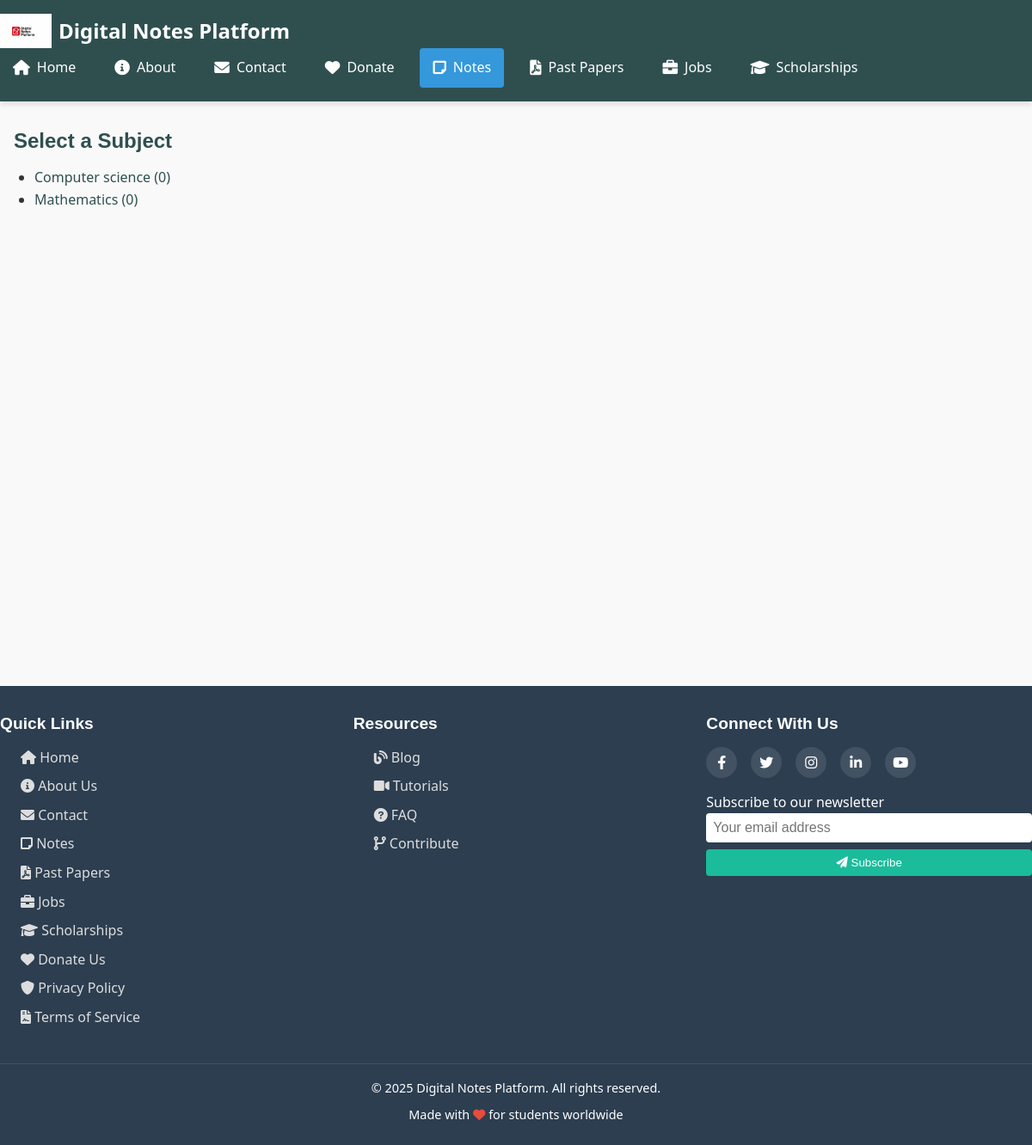
/notes.php, run on the app's committed database.
### tables this page shows
CREATE TABLE `subjects` (
  `id` int(11) NOT NULL,
  `name` varchar(255) NOT NULL
);

### notes.php (the view, shortened to what this page needs)
<?php
include 'header.php';
try {
    $db = new PDO("mysql:host=localhost;dbname=notes_platform", "root", "");
    $db->setAttribute(PDO::ATTR_ERRMODE, PDO::ERRMODE_EXCEPTION);
    $subjects = $db->query("
        SELECT s.*, COUNT(n.id) as notes_count
        FROM subjects s
        LEFT JOIN notes n ON s.id = n.subject_id
        GROUP BY s.id
        ORDER BY s.name
    ")->fetchAll(PDO::FETCH_ASSOC);
    $selectedSubject = null;
    $subjectNotes = [];
} catch (PDOException $e) {
    $_SESSION['error'] = "Database error: " . $e->getMessage();
    header("Location: notes.php");
    exit;
}
?>
<div class="container">
    <?php if ($selectedSubject): ?>
        <h2><?= htmlspecialchars($selectedSubject['name']) ?> Notes</h2>
        <?php if (empty($subjectNotes)): ?>
            <p>No notes found for this subject.</p>
        <?php else: ?>
            <div class="notes-grid">
                <?php foreach ($subjectNotes as $note): ?>
                    <div class="note-card">
                        <h4><?= htmlspecialchars($note['title']) ?></h4>
                        <?php if (!empty($note['content'])): ?>
                            <div class="note-preview-scroll">
                                <?= nl2br(htmlspecialchars($note['content'])) ?>
                            </div>
                            <?php if (strlen($note['content']) > 200): ?>
                                <a href="#" onclick="openNoteViewer(`<?= htmlspecialchars($note['title']) ?>`, `<?= nl2br(htmlspecialchars($note['content'])) ?>`); return false;" class="btn-view">🔍 View Fullscreen</a>
                            <?php endif; ?>
                        <?php endif; ?>
                        <div class="note-meta">
                            <span><?= date('M j, Y', strtotime($note['uploaded_at'])) ?></span>
                            <?php if (!empty($note['file_path']) && $note['file_exists']): ?>
                                <div>
                                    <a href="download.php?id=<?= $note['id'] ?>" class="file-badge">
                                        <i class="fas fa-download"></i> Download
                                    </a>
                                    <?php if ($note['is_viewable']): ?>
                                        <a href="#" class="view-file-btn" onclick="openFileViewer('<?= htmlspecialchars($note['file_path']) ?>', '<?= htmlspecialchars($note['title']) ?>')">
                                            <i class="fas fa-eye"></i> View
                                        </a>
                                    <?php endif; ?>
                                </div>
                            <?php endif; ?>
                        </div>
                    </div>
                <?php endforeach; ?>
            </div>
        <?php endif; ?>
    <?php else: ?>
        <h2>Select a Subject</h2>
        <?php if (empty($subjects)): ?>
            <p>No subjects available.</p>
        <?php else: ?>
            <ul>
                <?php foreach ($subjects as $subject): ?>
                    <li><a href="?subject_id=<?= $subject['id'] ?>"><?= htmlspecialchars($subject['name']) ?> (<?= $subject['notes_count'] ?>)</a></li>
                <?php endforeach; ?>
            </ul>
        <?php endif; ?>
    <?php endif; ?>
</div>
<?php include 'footer.php'; ?>

### header.php (shortened to what this page needs)
<!DOCTYPE html>
<html lang="en">
<head>
    <link rel="stylesheet" href="css/style.css">
    <link rel="stylesheet" href="https://cdnjs.cloudflare.com/ajax/libs/font-awesome/6.0.0/css/all.min.css">
</head>
<body>
<header class="site-header">
    <div class="header-container">
        <div class="logo">
            <a href="index.php">
                <img src="icons/logo.png" alt="Digital Notes Logo">
                <span>Digital Notes Platform</span>
            </a>
        </div>
        <nav class="main-nav">
            <ul>
                <?php
                $currentPage = basename($_SERVER['PHP_SELF']);
                $navItems = [
                    'index.php' => ['icon' => 'fa-home', 'text' => 'Home'],
                    'about.php' => ['icon' => 'fa-info-circle', 'text' => 'About'],
                    'contact.php' => ['icon' => 'fa-envelope', 'text' => 'Contact'],
                    'donate.php' => ['icon' => 'fa-heart', 'text' => 'Donate'],
                    'notes.php' => ['icon' => 'fa-sticky-note', 'text' => 'Notes'],
                    'past_papers.php' => ['icon' => 'fa-file-pdf', 'text' => 'Past Papers'],
                    'job.php' => ['icon' => 'fa-briefcase', 'text' => 'Jobs'],
                    'scholarship.php' => ['icon' => 'fa-graduation-cap', 'text' => 'Scholarships']
                ];
                foreach ($navItems as $page => $item):
                    $isActive = ($currentPage === $page) ? 'active' : '';
                ?>
                    <li>
                        <a href="<?= $page ?>" class="<?= $isActive ?>">
                            <i class="fas <?= $item['icon'] ?>"></i>
                            <span><?= $item['text'] ?></span>
                        </a>
                    </li>
                <?php endforeach; ?>
            </ul>
        </nav>
    </div>
</header>
<main class="main-content">

### footer.php (shortened to what this page needs)
</main>
<footer class="site-footer">
    <div class="footer-container">
        <div class="footer-section">
            <h3>Quick Links</h3>
            <ul>
                <li><a href="index.php"><i class="fas fa-home"></i> Home</a></li>
                <li><a href="about.php"><i class="fas fa-info-circle"></i> About Us</a></li>
                <li><a href="contact.php"><i class="fas fa-envelope"></i> Contact</a></li>
                <li><a href="notes.php"><i class="fas fa-sticky-note"></i> Notes</a></li>
                <li><a href="past_papers.php"><i class="fas fa-file-pdf"></i> Past Papers</a></li>
                <li><a href="job.php"><i class="fas fa-briefcase"></i> Jobs</a></li>
                <li><a href="scholarship.php"><i class="fas fa-graduation-cap"></i> Scholarships</a></li>
                <li><a href="donate.php"><i class="fas fa-heart"></i> Donate Us</a></li>
                <li><a href="privacy.php"><i class="fas fa-shield-alt"></i> Privacy Policy</a></li>
                <li><a href="terms.php"><i class="fas fa-file-contract"></i> Terms of Service</a></li>
            </ul>
        </div>
        <div class="footer-section">
            <h3>Resources</h3>
            <ul>
                <li><a href="blog.php"><i class="fas fa-blog"></i> Blog</a></li>
                <li><a href="https://fdo.net.rw/courses/"><i class="fas fa-video"></i> Tutorials</a></li>
                <li><a href="faq.php"><i class="fas fa-question-circle"></i> FAQ</a></li>
                <li><a href="contribute.php"><i class="fas fa-code-branch"></i> Contribute</a></li>
            </ul>
        </div>
        <div class="footer-section">
            <h3>Connect With Us</h3>
            <div class="social-links">
                <a href="#" aria-label="Facebook"><i class="fab fa-facebook-f"></i></a>
                <a href="#" aria-label="Twitter"><i class="fab fa-twitter"></i></a>
                <a href="#" aria-label="Instagram"><i class="fab fa-instagram"></i></a>
                <a href="#" aria-label="LinkedIn"><i class="fab fa-linkedin-in"></i></a>
                <a href="#" aria-label="YouTube"><i class="fab fa-youtube"></i></a>
            </div>
            <div class="newsletter">
                <p>Subscribe to our newsletter</p>
                <form action="subscribe.php" method="POST">
                    <input type="email" name="email" placeholder="Your email address" required>
                    <button type="submit"><i class="fas fa-paper-plane"></i> Subscribe</button>
                </form>
            </div>
        </div>
    </div>
    <div class="footer-bottom">
        <p>&copy; 2025 Digital Notes Platform. All rights reserved.</p>
        <p>Made with <i class="fas fa-heart" style="color: #e74c3c;"></i> for students worldwide</p>
    </div>
</footer>
</body>
</html>

### css/style.css (style rules this page uses)
:root { --primary-color: #2F4F4F; --secondary-color: #1abc9c; --accent-color: #e67e22; --text-color: #333333; --light-text: #777777; --background-color: #f9f9f9; --white: #ffffff; --light-gray: #f5f5f5; --dark-gray: #2c3e50; --error-color: #e74c3c; --success-color: #2ecc71; --warning-color: #f39c12; --space-xs: 0.25rem; --space-sm: 0.5rem; --space-md: 1rem; --space-lg: 1.5rem; --space-xl: 2rem; --font-base: 'Segoe UI', Tahoma, Geneva, Verdana, sans-serif; --font-heading: 'Montserrat', sans-serif; --font-monospace: 'Courier New', Courier, monospace; --border-radius: 4px; --border-radius-lg: 8px; --shadow-sm: 0 1px 3px rgba(0,0,0,0.12); --shadow-md: 0 4px 6px rgba(0,0,0,0.1); --shadow-lg: 0 10px 25px rgba(0,0,0,0.1); --transition-fast: 0.15s ease; --transition-normal: 0.3s ease; --transition-slow: 0.5s ease; }
* { margin: 0; padding: 0; box-sizing: border-box; }
html { scroll-behavior: smooth; }
body { font-family: var(--font-base); line-height: 1.6; color: var(--text-color); background-color: var(--background-color); overflow-x: hidden; }
h1, h2, h3, h4, h5, h6 { font-family: var(--font-heading); line-height: 1.2; margin-bottom: var(--space-md); color: var(--primary-color); }
a { text-decoration: none; color: var(--primary-color); transition: color var(--transition-fast); }
img { max-width: 100%; height: auto; }
ul, ol { padding-left: var(--space-lg); }
.container { width: 100%; max-width: 1200px; margin: 0 auto; padding: 0 var(--space-md); }
.site-header { background-color: var(--primary-color); color: var(--white); padding: var(--space-md) 0; position: sticky; top: 0; z-index: 1000; box-shadow: var(--shadow-md); }
.header-container { display: flex; justify-content: space-between; align-items: center; flex-wrap: wrap; }
.logo a { display: flex; align-items: center; color: var(--white); font-weight: 700; font-size: 1.5rem; gap: var(--space-sm); }
.logo img { height: 40px; width: auto; }
.main-nav ul { display: flex; list-style: none; gap: var(--space-md); }
.main-nav a { color: var(--white); font-weight: 500; display: flex; align-items: center; gap: var(--space-xs); padding: var(--space-xs) 0; position: relative; }
.main-nav a::after { content: ''; position: absolute; bottom: 0; left: 0; width: 0; height: 2px; background-color: var(--white); transition: width var(--transition-fast); }
.main-nav i { font-size: 1.1rem; }
.main-content { min-height: calc(100vh - 120px); padding: var(--space-xl) 0; }
.site-footer { background-color: var(--dark-gray); color: var(--white); padding: var(--space-xl) 0 0; }
.footer-container { display: grid; grid-template-columns: repeat(auto-fit, minmax(250px, 1fr)); gap: var(--space-xl); margin-bottom: var(--space-xl); }
.footer-section h3 { color: var(--white); margin-bottom: var(--space-md); font-size: 1.2rem; }
.footer-section ul { list-style: none; }
.footer-section li { margin-bottom: var(--space-sm); }
.footer-section a { color: #ddd; transition: color var(--transition-fast); }
.social-links { display: flex; gap: var(--space-md); margin-bottom: var(--space-md); }
.social-links a { display: flex; align-items: center; justify-content: center; width: 36px; height: 36px; border-radius: 50%; background-color: rgba(255, 255, 255, 0.1); color: var(--white); transition: all var(--transition-fast); }
.newsletter input { width: 100%; padding: var(--space-sm); margin-bottom: var(--space-sm); border: none; border-radius: var(--border-radius); font-size: 1rem; }
.newsletter button { width: 100%; padding: var(--space-sm); background-color: var(--secondary-color); color: var(--white); border: none; border-radius: var(--border-radius); cursor: pointer; transition: background-color var(--transition-fast); }
.footer-bottom { text-align: center; padding: var(--space-md) 0; border-top: 1px solid rgba(255, 255, 255, 0.1); font-size: 0.9rem; }
.footer-bottom p { margin-bottom: var(--space-sm); }

### header.php (style rules this page uses)
.main-nav ul { display: flex; gap: 15px; list-style: none; margin: 0; padding: 0; }
.main-nav ul li a { padding: 10px 15px; display: flex; align-items: center; gap: 8px; text-decoration: none; color: white; transition: all 0.3s ease; }
.main-nav ul li a.active { background: #3498db; color: white; border-radius: 4px; }

### data on the page
subjects: name "Computer science", notes_count "0"
subjects: name "Mathematics", notes_count "0"

### other printed values
$item['text'] "Home"
$item['text'] "About"
$item['text'] "Contact"
$item['text'] "Donate"
$item['text'] "Notes"
$item['text'] "Past Papers"
$item['text'] "Jobs"
$item['text'] "Scholarships"
